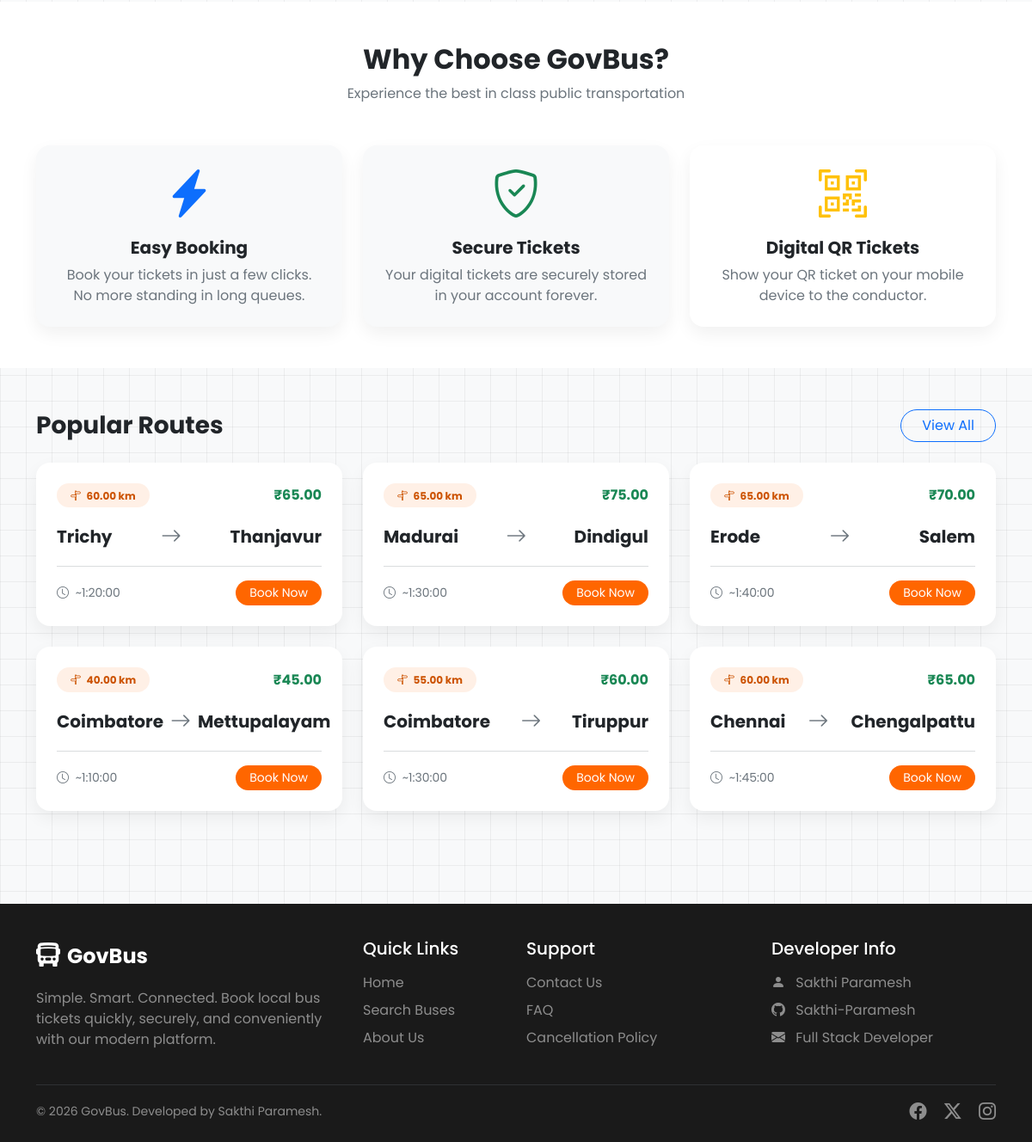
Before: / (lower part) with the older database file.
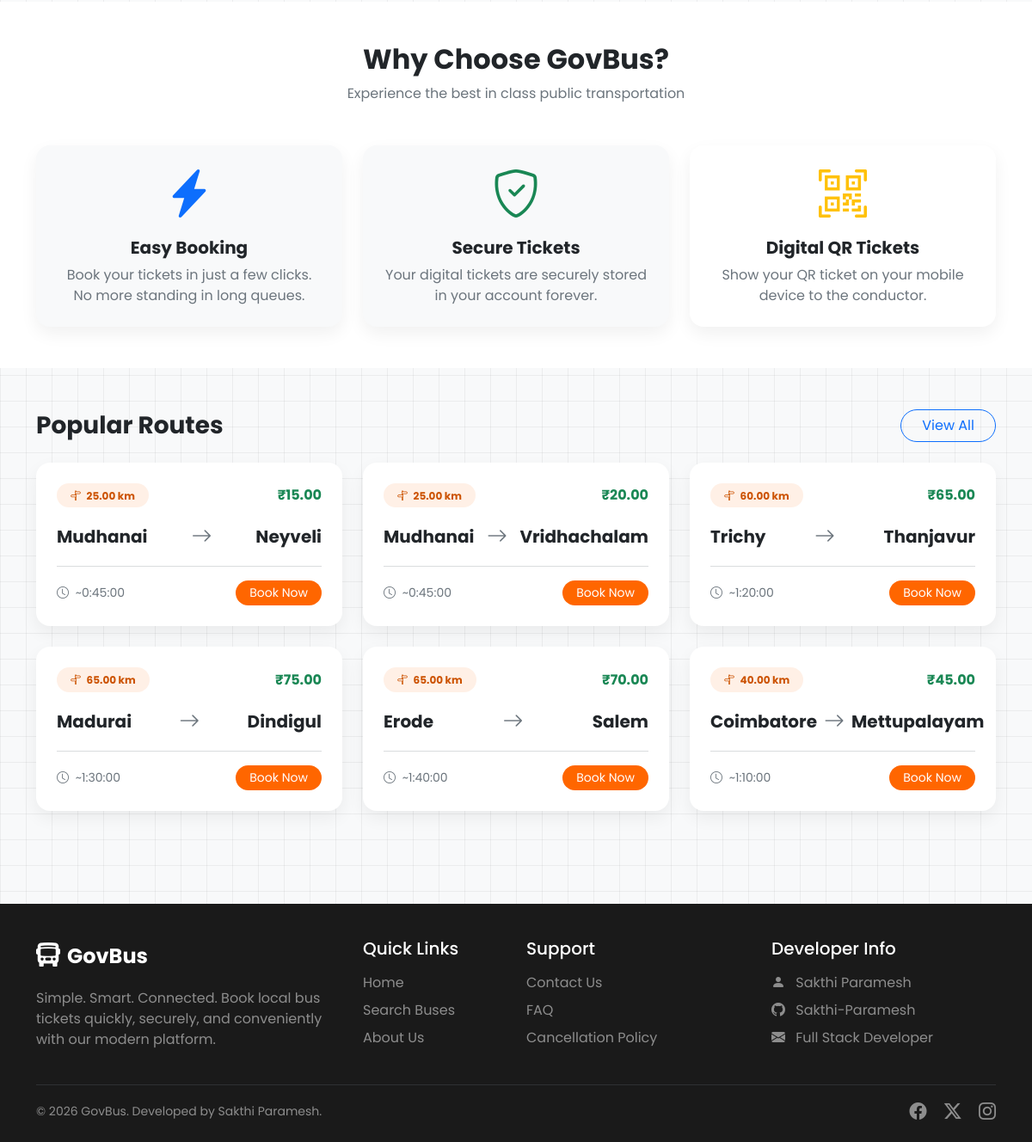
After: the same page with the newer database file.
### buses/models.py (models this page shows, shortened)
class Route(models.Model):
    route_name = models.CharField(max_length=100, unique=True)
    source = models.CharField(max_length=100)
    destination = models.CharField(max_length=100)
    distance = models.DecimalField(max_digits=6, decimal_places=2, help_text="Distance in km")
    estimated_duration = models.DurationField(help_text="Format: HH:MM:SS")
    base_fare = models.DecimalField(max_digits=6, decimal_places=2)
    is_active = models.BooleanField(default=True)

### buses/views.py (the view)
# urls.py: path('', views.home, name='home'),
def home(request):
    popular_routes = Route.objects.filter(is_active=True).order_by('-id')[:6]
    return render(request, 'buses/home.html', {'popular_routes': popular_routes})

### buses/templates/buses/home.html (shortened to what this page needs)
{% extends 'base.html' %}
{% load static %}
{% block content %}
<section class="py-5 bg-white">
    <div class="container">
        <div class="text-center mb-5">
            <h2 class="fw-bold">Why Choose GovBus?</h2>
            <p class="text-muted">Experience the best in class public transportation</p>
        </div>
        <div class="row g-4 text-center">
            <div class="col-md-4">
                <div class="card h-100 p-4 border-0 bg-light rounded-4 card-hover">
                    <div class="display-4 text-primary mb-3"><i class="bi bi-lightning-charge-fill"></i></div>
                    <h5 class="fw-bold">Easy Booking</h5>
                    <p class="text-muted mb-0">Book your tickets in just a few clicks. No more standing in long queues.</p>
                </div>
            </div>
            <div class="col-md-4">
                <div class="card h-100 p-4 border-0 bg-light rounded-4 card-hover">
                    <div class="display-4 text-success mb-3"><i class="bi bi-shield-check"></i></div>
                    <h5 class="fw-bold">Secure Tickets</h5>
                    <p class="text-muted mb-0">Your digital tickets are securely stored in your account forever.</p>
                </div>
            </div>
            <div class="col-md-4">
                <div class="card h-100 p-4 border-0 rounded-4 card-hover">
                    <div class="display-4 text-warning mb-3"><i class="bi bi-qr-code-scan"></i></div>
                    <h5 class="fw-bold">Digital QR Tickets</h5>
                    <p class="text-muted mb-0">Show your QR ticket on your mobile device to the conductor.</p>
                </div>
            </div>
        </div>
    </div>
</section>
<section class="py-5">
    <div class="container">
        <div class="d-flex justify-content-between align-items-center mb-4">
            <h3 class="fw-bold mb-0">Popular Routes</h3>
            <a href="{% url 'search' %}" class="btn btn-outline-primary rounded-pill px-4">View All</a>
        </div>
        <div class="row g-4">
            {% for route in popular_routes %}
            <div class="col-md-6 col-lg-4">
                <div class="card border-0 rounded-4 card-hover">
                    <div class="card-body p-4">
                        <div class="d-flex justify-content-between align-items-center mb-3">
                            <span class="badge bg-primary-subtle text-primary rounded-pill px-3 py-2"><i class="bi bi-signpost-split me-1"></i> {{ route.distance }} km</span>
                            <span class="text-success fw-bold">₹{{ route.base_fare }}</span>
                        </div>
                        <div class="d-flex align-items-center justify-content-between">
                            <div class="text-center">
                                <h5 class="fw-bold mb-0">{{ route.source }}</h5>
                            </div>
                            <div class="text-muted px-2">
                                <i class="bi bi-arrow-right fs-4"></i>
                            </div>
                            <div class="text-center">
                                <h5 class="fw-bold mb-0">{{ route.destination }}</h5>
                            </div>
                        </div>
                        <hr class="text-muted my-3 opacity-25">
                        <div class="d-flex justify-content-between align-items-center">
                            <small class="text-muted"><i class="bi bi-clock me-1"></i> ~{{ route.estimated_duration }}</small>
                            <form action="{% url 'search' %}" method="GET">
                                <button type="submit" class="btn btn-sm btn-primary-custom rounded-pill px-3">Book Now</button>
                            </form>
                        </div>
                    </div>
                </div>
            </div>
            {% empty %}
            <div class="col-12 text-center text-muted">
                <p>No routes available right now.</p>
            </div>
            {% endfor %}
        </div>
    </div>
</section>
{% endblock %}

Changed rows visible on the page:
no longer on this page (row unchanged): Route: distance "55.00", base_fare "60.00", source "Coimbatore", destination "Tiruppur", estimated_duration "1:30:00"
no longer on this page (row unchanged): Route: distance "60.00", base_fare "65.00", source "Chennai", destination "Chengalpattu", estimated_duration "1:45:00"
added Route: distance "25.00", base_fare "15.00", source "Mudhanai", destination "Neyveli", estimated_duration "0:45:00"
added Route: distance "25.00", base_fare "20.00", source "Mudhanai", destination "Vridhachalam", estimated_duration "0:45:00"
